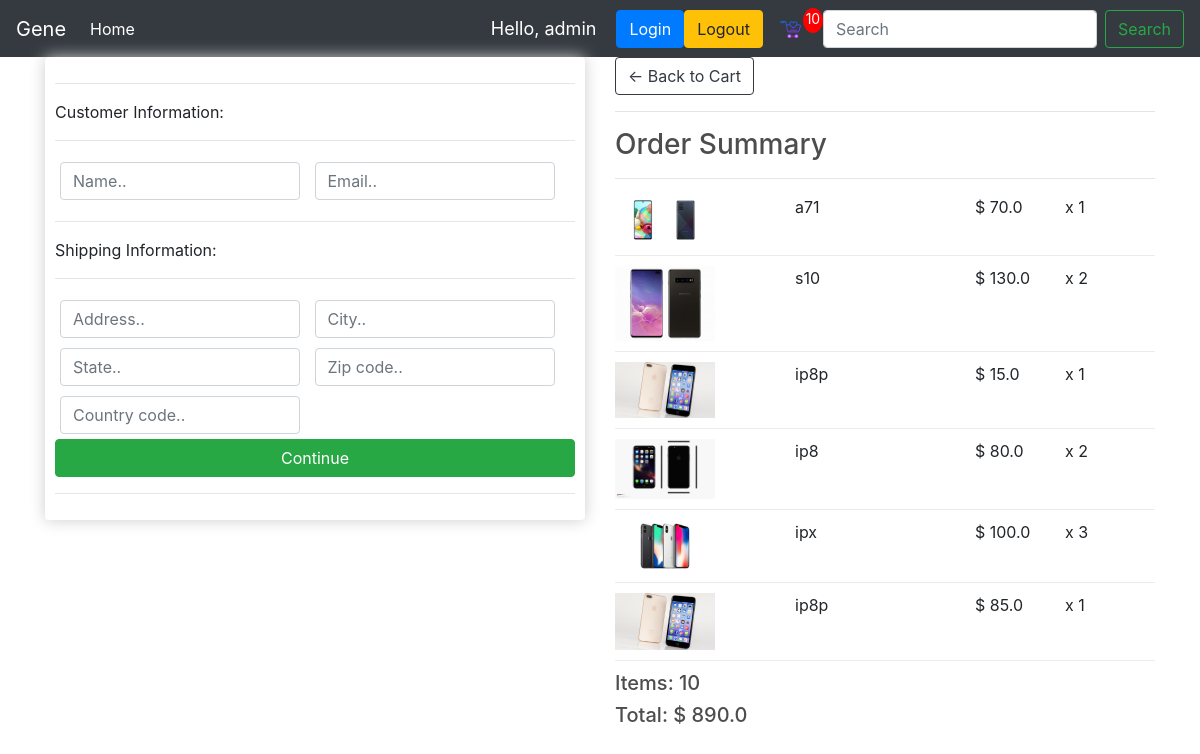
The app's page /checkout/ (signed in) with its own data.
### app/models.py (models this page shows, shortened)
class OrderItem(models.Model):
    product = models.ForeignKey(Product, on_delete=models.SET_NULL, blank=True, null=True)
    order = models.ForeignKey(Order, on_delete=models.SET_NULL, blank=True, null=True)
    quantity = models.IntegerField(default=0, null=True, blank=True)
    date_added = models.DateTimeField(auto_now_add=True)
    @ property
    def get_total(self):
        total = self.product.price * self.quantity
        return total
        pass

class Product(models.Model):
    name = models.CharField(max_length=200, null=True)
    price = models.FloatField()
    digital = models.BooleanField(default=False, null=True, blank=False)
    image = models.ImageField(null=True, blank=True)
    @property
    def imageURL(self):
        try:
            url = self.image.url
        except:
            url = ''
        return url

class Order(models.Model):
    customer = models.ForeignKey(Customer, on_delete=models.SET_NULL, blank=True, null=True)
    date_ordered = models.DateTimeField(auto_now_add=True)
    complete = models.BooleanField(default=False, null=True, blank=False)
    transaction_id = models.CharField(max_length=200, null=True)
    @ property
    def get_cart_total(self):
        orderitems = self.orderitem_set.all()
        total = sum([item.get_total for item in orderitems])
        return total
    @ property
    def get_cart_items(self):
        orderitems = self.orderitem_set.all()
        total = sum([item.quantity for item in orderitems])
        return total

### app/views.py (the view)
# urls.py: path('checkout/', views.checkout, name='checkout'),
@login_required(login_url='login')
def checkout(request):
    if request.user.is_authenticated:
        customer = request.user.customer
        order, created = Order.objects.get_or_create(customer=customer, complete=False)
        items = order.orderitem_set.all()
        cartItems = order.get_cart_items
    else:
        items = []
        order = {'get_cart_total': 0, 'get_cart_items': 0}
        cartItems = order['get_cart_items']
    context = {'items': items, 'order': order, 'cartItems': cartItems, 'shipping': False}
    return render(request, 'checkout.html', context)

### templates/checkout.html (shortened to what this page needs)
{% extends 'main.html' %}
{% load static %}
{% block content %}
<div class="row">
    <div class="col-md-6">
        <div class="box-element" id="form-wapper">
            <form id="form">
                <div id="user-info">
                    <hr>
                    <p>Customer Information:</p>
                    <hr>
                    <div class="form-field">
                    	<input required class="form-control" type="text" name="name" placeholder="Name..">
                    </div>
                    <div class="form-field">
                    	<input required class="form-control" type="email" name="email" placeholder="Email..">
                    </div>
                </div>
                <div id="shipping-info">
                    <hr>
                    <p>Shipping Information:</p>
    				<hr>
    					<div class="form-field">
    						<input class="form-control" type="text" name="address" placeholder="Address..">
    					</div>
    					<div class="form-field">
    						<input class="form-control" type="text" name="city" placeholder="City..">
    					</div>
    					<div class="form-field">
    						<input class="form-control" type="text" name="state" placeholder="State..">
    					</div>
    					<div class="form-field">
    						<input class="form-control" type="text" name="zipcode" placeholder="Zip code..">
    					</div>
    					<div class="form-field">
    						<input class="form-control" type="text" name="country" placeholder="Country code..">
    					</div>
                            <input id="form-button" class="btn btn-success btn-block" type="submit" value="Continue">
                        <hr>
                </div>
            </form>
        </div>
        <br>
    </div>
    <div class="col-md-6">
        <a class="btn btn-outline-dark" href="{%url 'cart' %}">&#x2190;  Back to Cart</a>
        <hr>
        <h3>Order Summary</h3>
        <hr>
        {% for item in items %}
        <div class="cart-row">
			<div style="flex:2"><img class="row-image" src="{{item.product.imageURL}}"></div>
			<div style="flex:2"><p>{{item.product.name}}</p></div>
			<div style="flex:1"><p>$ {{item.product.price}}</p></div>
			<div style="flex:1"><p>x {{item.quantity}}</p></div>
		</div>
        {% endfor %}
			<h5>Items:   {{order.get_cart_items}}</h5>
			<h5>Total:   $ {{order.get_cart_total}}</h5>
    </div>
</div>
{% endblock content %}

### templates/main.html (shortened to what this page needs)
<!DOCTYPE html>
{% load static %}
<html lang="en" dir="ltr">
    <head>
        <link rel="stylesheet" href="{%static 'css/main.css' %}">
        <link rel="stylesheet" href="https://stackpath.bootstrapcdn.com/bootstrap/4.5.0/css/bootstrap.min.css">
    </head>
    <body>
        <nav class="navbar navbar-expand-lg navbar-dark bg-dark">
      <a class="navbar-brand" href="{%url 'store' %}">Gene</a>
      <div class="collapse navbar-collapse" id="navbarSupportedContent">
        <ul class="navbar-nav mr-auto">
          <li class="nav-item active">
            <a class="nav-link" href="{%url 'store' %}">Home <span class="sr-only">(current)</span></a>
          </li>
        </ul>
        <div class="form-inline my-2 my-lg-0">
            <span class="hello">Hello, {{request.user}}</span>
            <a href="{% url 'login' %}" class="btn btn-primary">Login</a>
            <a href="{% url 'logout' %}"class="btn btn-warning">Logout</a>
            <a href="{%url 'cart'%}"> <img id="cart-icon" src="{%static 'images/cart.png'%}" alt=""></a>
            <p id="cart-total">{{cartItems}}</p>
        </div>
        <form class="form-inline my-2 my-lg-0">
          <input class="form-control mr-sm-2" type="search" placeholder="Search" aria-label="Search">
          <button class="btn btn-outline-success my-2 my-sm-0" type="submit">Search</button>
        </form>
      </div>
    </nav>
<div class="container">
{% block content %}
{% endblock content %}
</div>
    </body>
</html>

### static/css/main.css (style rules this page uses)
body { background-color: hsl(0, 0%, 98%); }
h1,h2,h3,h4,h5,h6 { color:hsl(0, 0%, 30%); }
.box-element { box-shadow:hsl(0, 0%, 80%) 0 0 16px; background-color: #fff; border-radius: 4px; padding: 10px; }
.hello { font-size: 18px; color: #fff; margin-right: 20px; }
.bg-dark { background-color: #4f868c!important; }
#cart-icon { width:25px; display: inline-block; margin-left: 15px; }
#cart-total { display: block; text-align: center; color:#fff; background-color: red; width: 20px; height: 25px; border-radius: 50%; font-size: 14px; }
.btn { border-radius: 0; }
.row-image { width: 100px; }
.form-field { width:250px; display: inline-block; padding: 5px; }
.cart-row { display: flex; align-items: flex-stretch; padding-bottom: 10px; margin-bottom: 10px; border-bottom: 1px solid #ececec; }

### records on screen
OrderItem: product.imageURL (picture), product.name "a71", product.price "70.0", quantity "1"
OrderItem: product.imageURL (picture), product.name "s10", product.price "130.0", quantity "2"
OrderItem: product.imageURL (picture), product.name "ip8p", product.price "15.0", quantity "1"
OrderItem: product.imageURL (picture), product.name "ip8", product.price "80.0", quantity "2"
OrderItem: product.imageURL (picture), product.name "ipx", product.price "100.0", quantity "3"
OrderItem: product.imageURL (picture), product.name "ip8p", product.price "85.0", quantity "1"
Order: get_cart_items "10", get_cart_total "890.0"

### other values on screen
{{ request.user }} "admin"
{{ cartItems }} "10"
